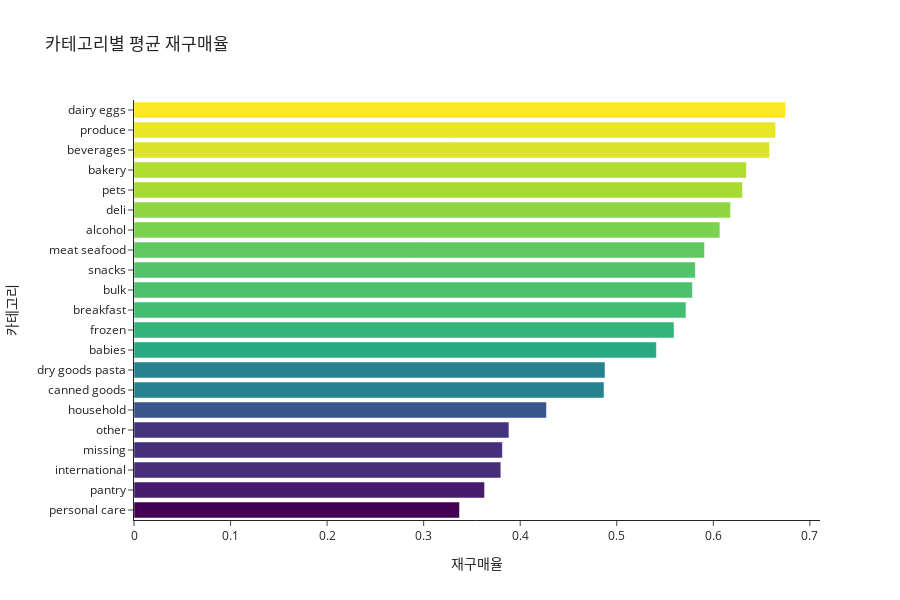

Source (notebook cell):
### Code cell
import plotly_express as px
import plotly.graph_objects as go
fig = go.Figure(
    data=[
        go.Bar(
            x=dep_reorder_rate.reorder_rate,
            y=dep_reorder_rate.department,
            marker=dict(
                color=dep_reorder_rate.reorder_rate,
                colorscale='Viridis'
            ),
            orientation='h'
        )
    ]
)

fig.update_layout(
    title='카테고리별 평균 재구매율',
    xaxis_title='재구매율',
    yaxis_title='카테고리',
    height=600,
    template='simple_white'
)

fig.show()

### Figure 1 — Plotly figure (JSON) as saved in the notebook; plotly's stock layout.template omitted (floating-point values rounded to 4 significant figures)
{"data": [{"marker": {"color": [0.3371, 0.3631, 0.3799, 0.3815, 0.3883, 0.4272, 0.4868, 0.4878, 0.5411, 0.5593, 0.5717, 0.5784, 0.5814, 0.5909, 0.6068, 0.6179, 0.6302, 0.6342, 0.6582, 0.6646, 0.675], "colorscale": [[0, "#440154"], [0.1111, "#482878"], [0.2222, "#3e4989"], [0.3333, "#31688e"], [0.4444, "#26828e"], [0.5556, "#1f9e89"], [0.6667, "#35b779"], [0.7778, "#6ece58"], [0.8889, "#b5de2b"], [1, "#fde725"]]}, "orientation": "h", "type": "bar", "x": [0.3371, 0.3631, 0.3799, 0.3815, 0.3883, 0.4272, 0.4868, 0.4878, 0.5411, 0.5593, 0.5717, 0.5784, 0.5814, 0.5909, 0.6068, 0.6179, 0.6302, 0.6342, 0.6582, 0.6646, 0.675], "y": ["personal care", "pantry", "international", "missing", "other", "household", "canned goods", "dry goods pasta", "babies", "frozen", "breakfast", "bulk", "snacks", "meat seafood", "alcohol", "deli", "pets", "bakery", "beverages", "produce", "dairy eggs"]}], "layout": {"height": 600, "title": {"text": "카테고리별 평균 재구매율"}, "xaxis": {"title": {"text": "재구매율"}}, "yaxis": {"title": {"text": "카테고리"}}}}
